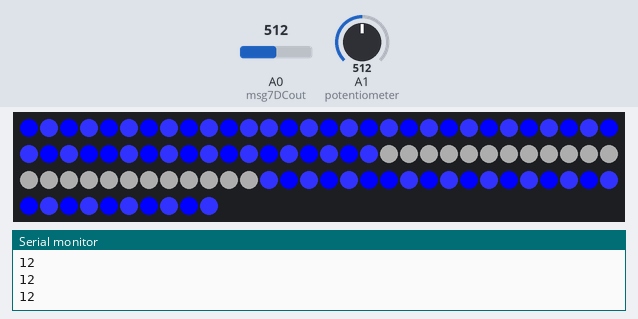
This sketch was run on a simulated Arduino Uno, built with avr-gcc and run on an emulated ATmega328P. On the bench: 100 RGB LEDs in strip order, left to right, continuing on the next row, the last lines printed to the serial monitor. The inputs (shaded band) are chosen by the test bench; at power-on: A0 (msg7DCout) = 512, A1 (potentiometer) = 512.

Above: at 1.2 s.
1.3 s: A0 (msg7DCout) set to 900
At 1.52 s:
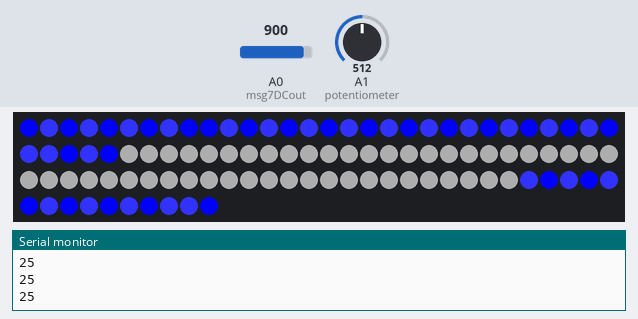
2.8 s: A1 (potentiometer) set to 306
4.3 s: A1 (potentiometer) set to 15
At 5.29 s:
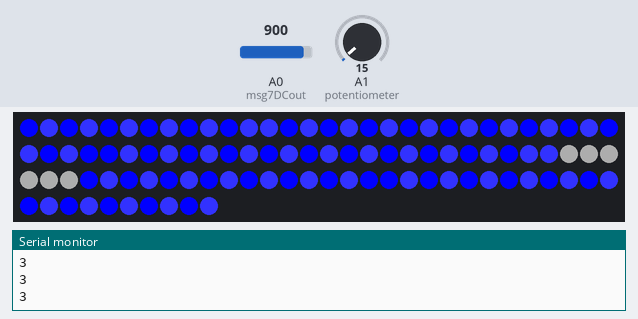

The sketch:

Arduino_lights.ino
```cpp
// MSGEQ7 I/O pins
#define msg7RESET 6
#define msg7Strobe 7
#define msg7DCout A0
#define potentiometer 1

// WS2811 compatible NeoPixel library is used
#include <Adafruit_NeoPixel.h>
#define LED_COUNT 100
#define PIN 2
Adafruit_NeoPixel strip = Adafruit_NeoPixel(LED_COUNT, PIN, NEO_GRB + NEO_KHZ800);

// Defining RGB colors, to be used later
uint32_t blue = strip.Color(0, 0, 255);
uint32_t red = strip.Color(0, 255, 0);
uint32_t white = strip.Color(50, 50, 50);
uint32_t light_blue = strip.Color(50, 50, 255);

// The two frequency measure variables are the 'bands' that are to be read by the msgeq7;
// bands 1 and 0 are the lowest frequency bands, with bands 6 and 7 being the highest frequency bands.
int frequencyMeasure = 1;
int frequencyMeasure2 = 0;

// Counter variables used to create the 'moving' effects of the lights changing color
int counter_index = 0;
int time_index = 0;


//SETUP//
void setup() {
  // Set the I/O pins to output
  pinMode(msg7RESET, OUTPUT);
  pinMode(msg7Strobe, OUTPUT);
  Serial.begin(9600);
  strip.begin();
  strip.show();
  }


//LOOP//
void loop() {

  digitalWrite(msg7RESET, HIGH);      // reset the MSGEQ7's counter
  delay(5);
  digitalWrite(msg7RESET, LOW);       // send the reset signal to the MSGEQ7
  int magnitudes[7];                  // array that stores the 7 frequency band values


  //READING THE MSGEQ7//
  for (int x = 0; x < 7; x++)         // save each frequency band value to its respective array location
  {
    digitalWrite(msg7Strobe, LOW);    // output each DC value for each freq band
    delayMicroseconds(35);            // to allow the output to settle
    int spectrumRead = analogRead(msg7DCout);
    digitalWrite(msg7Strobe, HIGH);
    magnitudes[x]=spectrumRead;
    //Serial.print(spectrumRead);       // print the frequency band value to the serial monitor
    //Serial.print(" ");                // print a space inbetween each value to the serial monitor
  }

  //CALCULATING HOW MANY LIGHTS NEED TO LIGHT UP
 int n = pow(((magnitudes[frequencyMeasure] + magnitudes[frequencyMeasure2]) / 2), 2) * 25 / pow(1023.0, 2); //this transforms the magnitude of the signal into a number between 0 and 25 which is also the number of lights on either side of the center


 //TRANSFORMING USING POTENTIOMETER
  double potentReading = analogRead(potentiometer);
  potentReading *= (3.0 / 1024);
  n *= potentReading;


  // Format time_index, which determines if any white lights should show up (is there music, or not??)
  if (n > 3) {
    time_index = 0;
  }
  if (time_index < 500) {
      n += 3;
  }


  //CHECKING VALUES TO ENSURE THE DOMAIN IS RESPECTED
  if (n > 25) {
    n = 25;
  }
  else if ( n < 1) {
    n = 0;
  }


  //SET LIGHTS TO NEW VALUES
   for (int i = 0; i < 60 - n; i++) {
    if (sin(3 * i - (counter_index / 30.0)) > 0){
      strip.setPixelColor(i, 50, 50, 255);
    }
    else {
      strip.setPixelColor(i, 0, 0, 255);
    }
  }

  strip.fill(white, 60 - n, n * 2);

  for (int i = 60 + n; i < 100; i ++) {
    if (sin(3 * i - (counter_index / 30.0)) > 0) {
       strip.setPixelColor(i, 50, 50, 255);
    }
    else {
        strip.setPixelColor(i, 0, 0, 255);
    }
  }

  //UPDATING THE LIGHTS
   strip.show();


  //PRINT TO SERIAL MONITOR//
  //Serial.print(redVar);
  //Serial.print(greenVar);
 // Serial.println(blueVar);
 // Serial.println(potentReading);
  Serial.println(n);


  // Increment our time variables
  time_index++;
  if (time_index < 550) {
    time_index++;
  }
  counter_index++;
  if (counter_index > 2000000) {
    counter_index = 0;
  }

}
```
